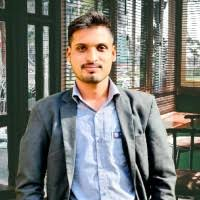
#> input picture images/Ajay.jpg, 200 x 200 px
$ python main.py
#> lines starting #> are read from the running program, lines starting #| are printed output that depends on the picture; after the words box and inside, x2 and y2 are one past the last pixel; in counts of white or black regions, pixels touching at a corner belong together
import cv2 as cv

trained_face_data = cv.CascadeClassifier("haarcascade_frontalface_default.xml")

img = cv.imread("./images/Ajay.jpg")
#> img is the input picture: shape (200, 200, 3); mean B, G, R 114.2, 118.8, 117

gray_img = cv.cvtColor(img, cv.COLOR_BGR2GRAY)
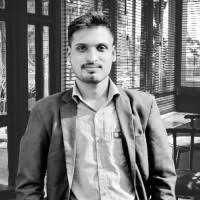
#> gray_img: shape (200, 200); min 0, max 255, mean 117.7

face_coordinates = trained_face_data.detectMultiScale(gray_img)
#> face_coordinates = [[148, 160, 34, 34], [60, 24, 64, 64]]

for (x, y, w, h) in face_coordinates:
    cv.rectangle(img, (x, y), (x+w, y+h), (0, 255, 0), 2)
#> this loop made 2 passes
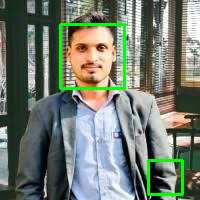
#> img: shape (200, 200, 3); 2.92% of pixels changed, all inside (x1, y1, x2, y2) = (59, 23, 184, 196)

cv.imshow("Face Detector", img)
cv.waitKey()

print("Code Completed")

$ run again, with images/lalit.jpg copied over images/Ajay.jpg
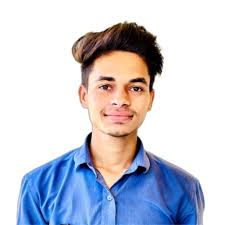
#> input picture images/lalit.jpg, 225 x 225 px
#> img is the input picture: shape (225, 225, 3); mean B, G, R 214.5, 202.3, 199.4
#> `gray_img = cv.cvtColor(img, cv.COLOR_BGR2GRAY)`:
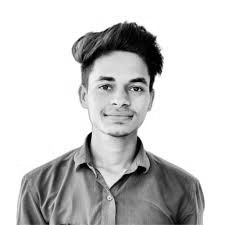
#> gray_img: shape (225, 225); min 0, max 255, mean 202.8
#> face_coordinates = [[76, 53, 89, 89]]
#> the loop `for (x, y, w, h) in face_coordinates:` made 1 pass
#> after the loop `for (x, y, w, h) in face_coordinates:`:
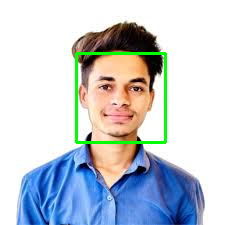
#> img: shape (225, 225, 3); 2.1% of pixels changed, all inside (x1, y1, x2, y2) = (75, 52, 167, 144)

$ run again, with images/pawan.jpg copied over images/Ajay.jpg
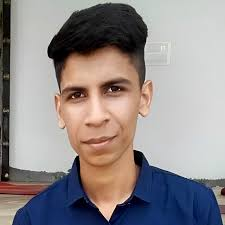
#> input picture images/pawan.jpg, 225 x 225 px
#> img is the input picture: shape (225, 225, 3); mean B, G, R 139.3, 139, 145.9
#> `gray_img = cv.cvtColor(img, cv.COLOR_BGR2GRAY)`:
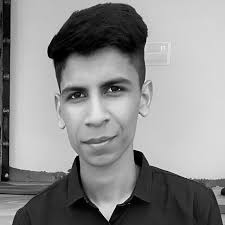
#> gray_img: shape (225, 225); min 0, max 244, mean 141.1
#> face_coordinates = [[73, 142, 65, 65], [38, 47, 119, 119]]
#> the loop `for (x, y, w, h) in face_coordinates:` made 2 passes
#> after the loop `for (x, y, w, h) in face_coordinates:`:
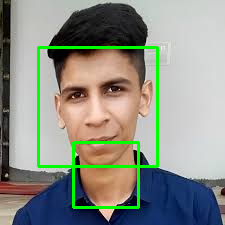
#> img: shape (225, 225, 3); 4.31% of pixels changed, all inside (x1, y1, x2, y2) = (37, 46, 159, 209)
